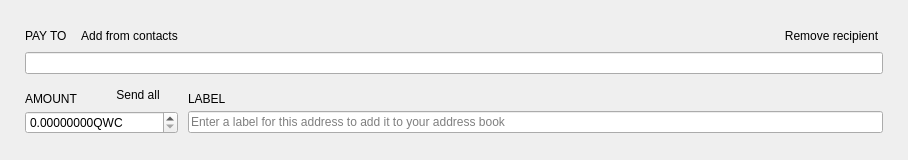
<?xml version="1.0" encoding="UTF-8"?>
<ui version="4.0">
 <class>TransferFrame</class>
 <widget class="QFrame" name="TransferFrame">
  <property name="geometry">
   <rect>
    <x>0</x>
    <y>0</y>
    <width>908</width>
    <height>160</height>
   </rect>
  </property>
  <property name="sizePolicy">
   <sizepolicy hsizetype="Preferred" vsizetype="Preferred">
    <horstretch>0</horstretch>
    <verstretch>150</verstretch>
   </sizepolicy>
  </property>
  <property name="minimumSize">
   <size>
    <width>0</width>
    <height>160</height>
   </size>
  </property>
  <property name="maximumSize">
   <size>
    <width>16777215</width>
    <height>160</height>
   </size>
  </property>
  <property name="windowTitle">
   <string>Frame</string>
  </property>
  <property name="styleSheet">
   <string notr="true"/>
  </property>
  <property name="frameShape">
   <enum>QFrame::NoFrame</enum>
  </property>
  <property name="frameShadow">
   <enum>QFrame::Plain</enum>
  </property>
  <layout class="QVBoxLayout" name="verticalLayout">
   <property name="spacing">
    <number>10</number>
   </property>
   <property name="leftMargin">
    <number>25</number>
   </property>
   <property name="rightMargin">
    <number>25</number>
   </property>
   <item>
    <spacer name="verticalSpacer_2">
     <property name="orientation">
      <enum>Qt::Vertical</enum>
     </property>
     <property name="sizeHint" stdset="0">
      <size>
       <width>20</width>
       <height>40</height>
      </size>
     </property>
    </spacer>
   </item>
   <item>
    <layout class="QGridLayout" name="gridLayout">
     <property name="verticalSpacing">
      <number>5</number>
     </property>
     <item row="0" column="0">
      <widget class="WalletGui::WalletNormalGrayTextLabel" name="m_payToTextLabel">
       <property name="sizePolicy">
        <sizepolicy hsizetype="Minimum" vsizetype="Minimum">
         <horstretch>0</horstretch>
         <verstretch>0</verstretch>
        </sizepolicy>
       </property>
       <property name="text">
        <string>PAY TO</string>
       </property>
       <property name="alignment">
        <set>Qt::AlignLeading|Qt::AlignLeft|Qt::AlignVCenter</set>
       </property>
       <property name="margin">
        <number>0</number>
       </property>
       <property name="indent">
        <number>0</number>
       </property>
      </widget>
     </item>
     <item row="0" column="1">
      <widget class="WalletGui::WalletTinyLinkLikeButton" name="m_addressBookButton">
       <property name="sizePolicy">
        <sizepolicy hsizetype="Preferred" vsizetype="Minimum">
         <horstretch>0</horstretch>
         <verstretch>0</verstretch>
        </sizepolicy>
       </property>
       <property name="cursor">
        <cursorShape>PointingHandCursor</cursorShape>
       </property>
       <property name="focusPolicy">
        <enum>Qt::NoFocus</enum>
       </property>
       <property name="layoutDirection">
        <enum>Qt::LeftToRight</enum>
       </property>
       <property name="text">
        <string>Add from contacts</string>
       </property>
       <property name="flat">
        <bool>true</bool>
       </property>
      </widget>
     </item>
     <item row="0" column="2">
      <spacer name="horizontalSpacer">
       <property name="orientation">
        <enum>Qt::Horizontal</enum>
       </property>
       <property name="sizeHint" stdset="0">
        <size>
         <width>318</width>
         <height>10</height>
        </size>
       </property>
      </spacer>
     </item>
     <item row="0" column="3" alignment="Qt::AlignBottom">
      <widget class="WalletGui::WalletTinyLinkLikeButton" name="m_removeButton">
       <property name="sizePolicy">
        <sizepolicy hsizetype="Preferred" vsizetype="Minimum">
         <horstretch>0</horstretch>
         <verstretch>0</verstretch>
        </sizepolicy>
       </property>
       <property name="cursor">
        <cursorShape>PointingHandCursor</cursorShape>
       </property>
       <property name="focusPolicy">
        <enum>Qt::NoFocus</enum>
       </property>
       <property name="text">
        <string>Remove recipient</string>
       </property>
       <property name="flat">
        <bool>true</bool>
       </property>
      </widget>
     </item>
     <item row="1" column="0" colspan="4">
      <widget class="WalletGui::ClearableLineEdit" name="m_sendAddressEdit">
       <property name="styleSheet">
        <string notr="true">[errorState=&quot;true&quot;] {
  border-color: #ef3131;
}</string>
       </property>
      </widget>
     </item>
    </layout>
   </item>
   <item>
    <layout class="QGridLayout" name="gridLayout_2">
     <property name="verticalSpacing">
      <number>5</number>
     </property>
     <item row="0" column="0">
      <widget class="WalletGui::WalletNormalGrayTextLabel" name="m_amountTextLabel">
       <property name="sizePolicy">
        <sizepolicy hsizetype="Minimum" vsizetype="Minimum">
         <horstretch>0</horstretch>
         <verstretch>0</verstretch>
        </sizepolicy>
       </property>
       <property name="text">
        <string>AMOUNT</string>
       </property>
       <property name="alignment">
        <set>Qt::AlignBottom|Qt::AlignLeading|Qt::AlignLeft</set>
       </property>
       <property name="indent">
        <number>0</number>
       </property>
      </widget>
     </item>
     <item row="0" column="1">
      <widget class="WalletGui::WalletTinyLinkLikeButton" name="m_sendAllButton">
       <property name="sizePolicy">
        <sizepolicy hsizetype="Minimum" vsizetype="Minimum">
         <horstretch>0</horstretch>
         <verstretch>0</verstretch>
        </sizepolicy>
       </property>
       <property name="cursor">
        <cursorShape>PointingHandCursor</cursorShape>
       </property>
       <property name="focusPolicy">
        <enum>Qt::NoFocus</enum>
       </property>
       <property name="layoutDirection">
        <enum>Qt::LeftToRight</enum>
       </property>
       <property name="text">
        <string>Send all</string>
       </property>
       <property name="flat">
        <bool>true</bool>
       </property>
      </widget>
     </item>
     <item row="0" column="2">
      <widget class="WalletGui::WalletNormalGrayTextLabel" name="m_labelTextLabel">
       <property name="text">
        <string>LABEL</string>
       </property>
       <property name="alignment">
        <set>Qt::AlignBottom|Qt::AlignLeading|Qt::AlignLeft</set>
       </property>
       <property name="indent">
        <number>0</number>
       </property>
      </widget>
     </item>
     <item row="1" column="0" colspan="2">
      <widget class="QDoubleSpinBox" name="m_sendAmountSpin">
       <property name="maximumSize">
        <size>
         <width>16777215</width>
         <height>16777215</height>
        </size>
       </property>
       <property name="focusPolicy">
        <enum>Qt::ClickFocus</enum>
       </property>
       <property name="layoutDirection">
        <enum>Qt::LeftToRight</enum>
       </property>
       <property name="styleSheet">
        <string notr="true">[errorState=&quot;true&quot;] {
  border-color: #ef3131;
}</string>
       </property>
       <property name="buttonSymbols">
        <enum>QAbstractSpinBox::UpDownArrows</enum>
       </property>
       <property name="suffix">
        <string notr="true">QWC</string>
       </property>
       <property name="decimals">
        <number>8</number>
       </property>
       <property name="maximum">
        <double>100000000.00000000</double>
       </property>
      </widget>
     </item>
     <item row="1" column="2">
      <widget class="WalletGui::ClearableLineEdit" name="m_sendLabelEdit">
       <property name="styleSheet">
        <string notr="true">[errorState=&quot;true&quot;] {
  border-color: #ef3131;
}</string>
       </property>
       <property name="placeholderText">
        <string>Enter a label for this address to add it to your address book</string>
       </property>
      </widget>
     </item>
    </layout>
   </item>
   <item>
    <spacer name="verticalSpacer">
     <property name="orientation">
      <enum>Qt::Vertical</enum>
     </property>
     <property name="sizeHint" stdset="0">
      <size>
       <width>20</width>
       <height>40</height>
      </size>
     </property>
    </spacer>
   </item>
  </layout>
 </widget>
 <customwidgets>
  <customwidget>
   <class>WalletGui::WalletTinyLinkLikeButton</class>
   <extends>QPushButton</extends>
   <header>Gui/Common/WalletLinkLikeButton.h</header>
  </customwidget>
  <customwidget>
   <class>WalletGui::WalletNormalGrayTextLabel</class>
   <extends>QLabel</extends>
   <header>Gui/Common/WalletTextLabel.h</header>
  </customwidget>
  <customwidget>
   <class>WalletGui::ClearableLineEdit</class>
   <extends>QLineEdit</extends>
   <header>Gui/Common/ClearableLineEdit.h</header>
  </customwidget>
 </customwidgets>
 <tabstops>
  <tabstop>m_sendAddressEdit</tabstop>
  <tabstop>m_sendAmountSpin</tabstop>
  <tabstop>m_sendLabelEdit</tabstop>
  <tabstop>m_addressBookButton</tabstop>
  <tabstop>m_removeButton</tabstop>
 </tabstops>
 <resources/>
 <connections>
  <connection>
   <sender>m_removeButton</sender>
   <signal>clicked()</signal>
   <receiver>TransferFrame</receiver>
   <slot>deleteLater()</slot>
   <hints>
    <hint type="sourcelabel">
     <x>797</x>
     <y>41</y>
    </hint>
    <hint type="destinationlabel">
     <x>445</x>
     <y>79</y>
    </hint>
   </hints>
  </connection>
  <connection>
   <sender>m_addressBookButton</sender>
   <signal>clicked()</signal>
   <receiver>TransferFrame</receiver>
   <slot>addressBookClicked()</slot>
   <hints>
    <hint type="sourcelabel">
     <x>136</x>
     <y>41</y>
    </hint>
    <hint type="destinationlabel">
     <x>445</x>
     <y>79</y>
    </hint>
   </hints>
  </connection>
  <connection>
   <sender>m_sendAddressEdit</sender>
   <signal>textChanged(QString)</signal>
   <receiver>TransferFrame</receiver>
   <slot>labelOrAddressChanged(QString)</slot>
   <hints>
    <hint type="sourcelabel">
     <x>445</x>
     <y>56</y>
    </hint>
    <hint type="destinationlabel">
     <x>445</x>
     <y>79</y>
    </hint>
   </hints>
  </connection>
  <connection>
   <sender>m_sendLabelEdit</sender>
   <signal>textChanged(QString)</signal>
   <receiver>TransferFrame</receiver>
   <slot>labelOrAddressChanged(QString)</slot>
   <hints>
    <hint type="sourcelabel">
     <x>582</x>
     <y>128</y>
    </hint>
    <hint type="destinationlabel">
     <x>445</x>
     <y>79</y>
    </hint>
   </hints>
  </connection>
  <connection>
   <sender>m_sendAmountSpin</sender>
   <signal>valueChanged(QString)</signal>
   <receiver>TransferFrame</receiver>
   <slot>amountStringChanged(QString)</slot>
   <hints>
    <hint type="sourcelabel">
     <x>124</x>
     <y>124</y>
    </hint>
    <hint type="destinationlabel">
     <x>453</x>
     <y>79</y>
    </hint>
   </hints>
  </connection>
  <connection>
   <sender>m_sendAddressEdit</sender>
   <signal>textChanged(QString)</signal>
   <receiver>TransferFrame</receiver>
   <slot>addressChanged(QString)</slot>
   <hints>
    <hint type="sourcelabel">
     <x>453</x>
     <y>69</y>
    </hint>
    <hint type="destinationlabel">
     <x>453</x>
     <y>79</y>
    </hint>
   </hints>
  </connection>
  <connection>
   <sender>m_sendAllButton</sender>
   <signal>clicked()</signal>
   <receiver>TransferFrame</receiver>
   <slot>sendAllClicked()</slot>
   <hints>
    <hint type="sourcelabel">
     <x>136</x>
     <y>97</y>
    </hint>
    <hint type="destinationlabel">
     <x>453</x>
     <y>79</y>
    </hint>
   </hints>
  </connection>
 </connections>
 <slots>
  <slot>addressBookClicked()</slot>
  <slot>pasteClicked()</slot>
  <slot>labelOrAddressChanged(QString)</slot>
  <slot>addressChanged(QString)</slot>
  <slot>amountStringChanged(QString)</slot>
  <slot>sendAllClicked()</slot>
 </slots>
</ui>
